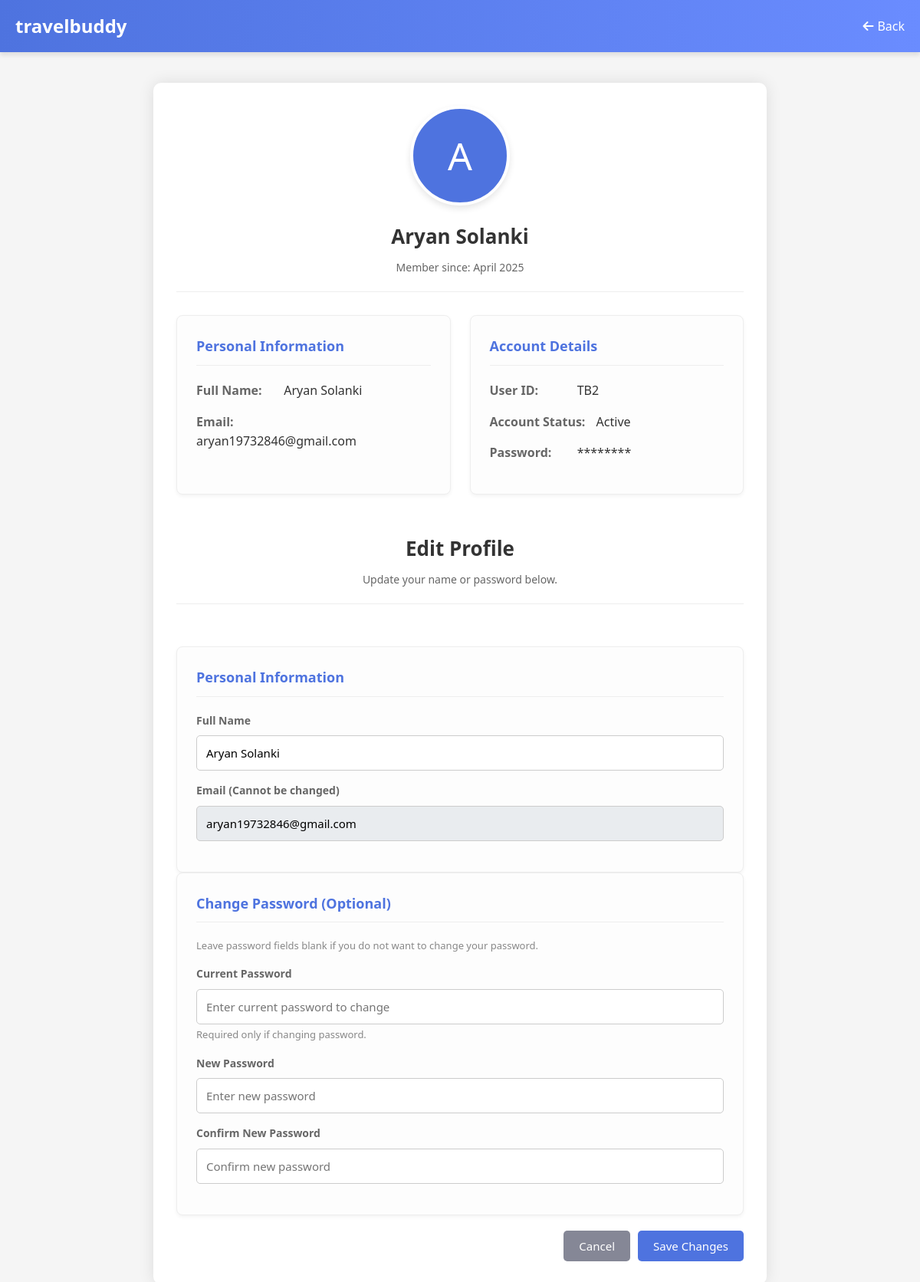
The app's page /profile.php (signed in) with its own data.
### tables this page shows
CREATE TABLE `users` (
  `user_id` int(11) NOT NULL,
  `name` varchar(255) NOT NULL,
  `email` varchar(255) NOT NULL,
  `password_hash` varchar(255) NOT NULL,
  `created_at` timestamp NOT NULL DEFAULT current_timestamp()
);

### profile.php (the view, shortened to what this page needs)
<?php
require_once 'db_connect.php';
$user_id = $_SESSION['user_id'];
$query = "SELECT user_id, name, email, created_at, password_hash FROM users WHERE user_id = ?";
$stmt = $mysqli->prepare($query);
$stmt->bind_param("i", $user_id);
$stmt->execute();
$result = $stmt->get_result();
$user = $result->fetch_assoc();
$created_at = new DateTime($user['created_at']);
$member_since = $created_at->format('F Y');
$avatar_letter = !empty($user['name']) ? strtoupper(substr($user['name'], 0, 1)) : '?';
?>
<!DOCTYPE html>
<html lang="en">
<head>
    <link rel="stylesheet" href="https://cdnjs.cloudflare.com/ajax/libs/font-awesome/6.4.0/css/all.min.css">
</head>
<body>
<header>
    <div class="header-content">
        <div class="logo">travelbuddy</div>
        <button class="back-btn" onclick="goBack()">
            <i class="fas fa-arrow-left"></i> Back
        </button>
    </div>
</header>
<div class="container">
    <div id="profile-view">
        <div class="profile-header">
            <div class="profile-pic">
                <?php echo $avatar_letter; ?>
            </div>
            <h1><?php echo htmlspecialchars($user['name']); ?></h1>
            <p>Member since: <?php echo $member_since; ?></p>
        </div>
        <div class="profile-details">
            <div class="detail-card">
                <h3>Personal Information</h3>
                <div class="detail-item">
                    <strong>Full Name:</strong> <span id="display-name"><?php echo htmlspecialchars($user['name']); ?></span>
                </div>
                <div class="detail-item">
                    <strong>Email:</strong> <?php echo htmlspecialchars($user['email']); ?>
                </div>
            </div>
            <div class="detail-card">
                <h3>Account Details</h3>
                <div class="detail-item">
                    <strong>User ID:</strong> TB<?php echo $user['user_id']; ?>
                </div>
                <div class="detail-item">
                    <strong>Account Status:</strong> Active
                </div>
                 <div class="detail-item">
                    <strong>Password:</strong> ********
                </div>
            </div>
        </div>
    </div>
    <div id="edit-form" class="hidden" style="margin-top: 50px;">
        <div class="profile-header">
             <h1>Edit Profile</h1>
             <p>Update your name or password below.</p>
        </div>
        <form action="update_profile.php" method="POST">
            <div class="form-section">
                <h3>Personal Information</h3>
                <div class="form-group">
                    <label for="name">Full Name</label>
                    <input type="text" id="name" name="name" value="<?php echo htmlspecialchars($user['name']); ?>" required>
                </div>
                 <div class="form-group">
                    <label for="email">Email (Cannot be changed)</label>
                    <input type="email" id="email" name="email" value="<?php echo htmlspecialchars($user['email']); ?>" readonly>
                </div>
            </div>
             <div class="form-section">
                <h3>Change Password (Optional)</h3>
                 <p class="password-note">Leave password fields blank if you do not want to change your password.</p>
                 <div class="form-group">
                    <label for="current_password">Current Password</label>
                    <input type="password" id="current_password" name="current_password" placeholder="Enter current password to change">
                    <small class="password-note">Required only if changing password.</small>
                </div>
                 <div class="form-group">
                    <label for="new_password">New Password</label>
                    <input type="password" id="new_password" name="new_password" placeholder="Enter new password">
                 </div>
                 <div class="form-group">
                    <label for="confirm_password">Confirm New Password</label>
                    <input type="password" id="confirm_password" name="confirm_password" placeholder="Confirm new password">
                 </div>
            </div>
            <div class="form-actions">
                <button type="button" id="cancel-edit-btn" class="btn btn-secondary">Cancel</button>
                <button type="submit" class="btn btn-primary">Save Changes</button>
            </div>
        </form>
    </div>
</div>
</body>
</html>

### profile.php (style rules this page uses)
:root { --primary: #4e73df; --primary-light: #6a8cff; --white: #ffffff; --light-gray: #f5f5f5; --medium-gray: #eee; --dark-gray: #666; --text-color: #333; --danger: #e74a3b; --success: #1cc88a; }
* { margin: 0; padding: 0; box-sizing: border-box; font-family: 'Segoe UI', Tahoma, Geneva, Verdana, sans-serif; }
body { background-color: var(--light-gray); color: var(--text-color); line-height: 1.6; }
header { background: linear-gradient(to right, var(--primary), var(--primary-light)); color: var(--white); padding: 15px 0; box-shadow: 0 4px 6px rgba(0, 0, 0, 0.1); position: sticky; top: 0; z-index: 100; }
.header-content { max-width: 1200px; margin: 0 auto; padding: 0 20px; display: flex; justify-content: space-between; align-items: center; }
.logo { font-size: 24px; font-weight: bold; }
.back-btn { background: none; border: none; color: var(--white); font-size: 16px; cursor: pointer; display: flex; align-items: center; gap: 5px; transition: opacity 0.2s; }
.container { max-width: 800px; margin: 40px auto; padding: 30px; background: var(--white); border-radius: 10px; box-shadow: 0 0 20px rgba(0, 0, 0, 0.1); }
.profile-header { text-align: center; margin-bottom: 30px; padding-bottom: 20px; border-bottom: 1px solid var(--medium-gray); }
.profile-pic { width: 130px; height: 130px; border-radius: 50%; background-color: var(--primary); color: var(--white); display: flex; align-items: center; justify-content: center; font-size: 50px; margin: 0 auto 20px; border: 4px solid var(--white); box-shadow: 0 4px 8px rgba(0, 0, 0, 0.1); }
h1 { font-size: 26px; margin-bottom: 8px; color: var(--text-color); }
.profile-header p { color: var(--dark-gray); font-size: 14px; }
.profile-details, #edit-form { display: grid; grid-template-columns: 1fr; gap: 25px; }
@media (min-width: 600px) { .profile-details { grid-template-columns: 1fr 1fr; } }
.detail-card, .form-section { background: #fdfdfd; padding: 25px; border-radius: 8px; box-shadow: 0 2px 5px rgba(0, 0, 0, 0.05); border: 1px solid #eee; }
.detail-card h3, .form-section h3 { color: var(--primary); margin-bottom: 20px; font-size: 18px; padding-bottom: 10px; border-bottom: 1px solid #eee; }
.detail-item, .form-group { margin-bottom: 15px; }
.detail-item strong { display: inline-block; min-width: 100px; color: var(--dark-gray); margin-right: 10px; }
label { display: block; margin-bottom: 8px; font-weight: 600; color: var(--dark-gray); font-size: 14px; }
input[type="text"], input[type="email"], input[type="password"] { width: 100%; padding: 12px; border: 1px solid #ccc; border-radius: 5px; font-size: 15px; transition: border-color 0.3s; }
input[readonly] { background-color: #e9ecef; cursor: not-allowed; }
.password-note { font-size: 13px; color: #888; margin-top: 5px; margin-bottom: 15px; }
.form-actions { margin-top: 20px; display: flex; gap: 10px; justify-content: flex-end; }
.btn { display: inline-block; padding: 10px 20px; border-radius: 5px; text-decoration: none; border: none; cursor: pointer; font-size: 15px; font-weight: 500; transition: background-color 0.3s, box-shadow 0.3s; text-align: center; }
.btn-primary { background-color: var(--primary); color: var(--white); }
.btn-secondary { background-color: #858796; color: var(--white); }
.hidden { display: none; }

### records on screen
users: name "A", name "Aryan Solanki", created_at "April 2025", email "aryan19732846@gmail.com", user_id "2"
